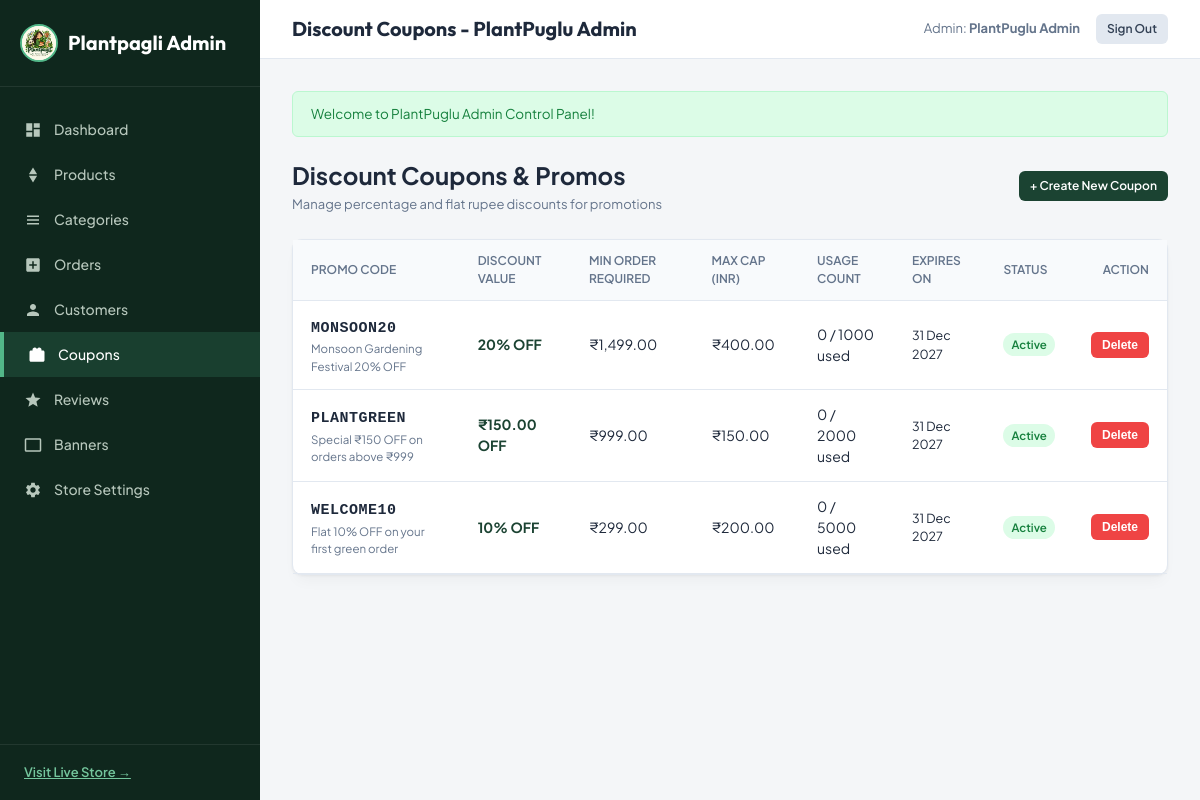
The page /admin/coupons (signed in) on the database its author committed.
### tables this page shows
CREATE TABLE `users` (
  `id` INT UNSIGNED AUTO_INCREMENT PRIMARY KEY,
  `name` VARCHAR(150) NOT NULL,
  `email` VARCHAR(191) NOT NULL UNIQUE,
  `phone` VARCHAR(25) NULL,
  `password` VARCHAR(255) NOT NULL,
  `role` ENUM('customer', 'admin') NOT NULL DEFAULT 'customer',
  `status` ENUM('active', 'inactive', 'suspended') NOT NULL DEFAULT 'active',
  `remember_token` VARCHAR(100) NULL,
  `reset_token` VARCHAR(100) NULL,
  `reset_expires_at` DATETIME NULL,
  `created_at` TIMESTAMP DEFAULT CURRENT_TIMESTAMP,
  `updated_at` TIMESTAMP DEFAULT CURRENT_TIMESTAMP ON UPDATE CURRENT_TIMESTAMP,
  INDEX `idx_users_email` (`email`),
  INDEX `idx_users_role` (`role`)
);

CREATE TABLE `coupons` (
  `id` INT UNSIGNED AUTO_INCREMENT PRIMARY KEY,
  `code` VARCHAR(50) NOT NULL UNIQUE,
  `description` VARCHAR(255) NULL,
  `discount_type` ENUM('percentage', 'fixed') NOT NULL DEFAULT 'percentage',
  `discount_value` DECIMAL(10, 2) NOT NULL,
  `min_order_amount` DECIMAL(10, 2) DEFAULT 0.00,
  `max_discount_amount` DECIMAL(10, 2) NULL,
  `usage_limit` INT UNSIGNED DEFAULT 1000,
  `used_count` INT UNSIGNED DEFAULT 0,
  `starts_at` DATETIME NULL,
  `expires_at` DATETIME NULL,
  `is_active` TINYINT(1) DEFAULT 1,
  `created_at` TIMESTAMP DEFAULT CURRENT_TIMESTAMP,
  `updated_at` TIMESTAMP DEFAULT CURRENT_TIMESTAMP ON UPDATE CURRENT_TIMESTAMP,
  INDEX `idx_coupon_code` (`code`)
);

### views/admin/coupons/index.php (the view, shortened to what the rows shown need)
<div style="display: flex; justify-content: space-between; align-items: center; margin-bottom: 24px;">
    <div>
        <h1 style="font-size: 24px; font-weight: 700;">Discount Coupons & Promos</h1>
        <span style="font-size: 13px; color: var(--text-muted);">Manage percentage and flat rupee discounts for promotions</span>
    </div>
    <a href="<?= url('/admin/coupons/create') ?>" class="btn btn-primary btn-sm">+ Create New Coupon</a>
</div>
<div class="card">
    <div class="card-body" style="padding: 0;">
        <div class="table-responsive">
            <table class="admin-table">
                <thead>
                    <tr>
                        <th>Promo Code</th>
                        <th>Discount Value</th>
                        <th>Min Order Required</th>
                        <th>Max Cap (INR)</th>
                        <th>Usage Count</th>
                        <th>Expires On</th>
                        <th>Status</th>
                        <th style="text-align: right;">Action</th>
                    </tr>
                </thead>
                <tbody>
                    <?php if (empty($coupons)): ?>
                        <tr><td colspan="8" style="text-align: center; padding: 30px;">No coupons found.</td></tr>
                    <?php else: ?>
                        <?php foreach ($coupons as $cp): ?>
                            <tr>
                                <td>
                                    <strong style="font-size:15px; letter-spacing:0.5px;"><code><?= e($cp['code']) ?></code></strong>
                                    <?php if (!empty($cp['description'])): ?>
                                        <div style="font-size:11.5px; color:var(--text-muted);"><?= e($cp['description']) ?></div>
                                    <?php endif; ?>
                                </td>
                                <td>
                                    <strong style="color:var(--primary);">
                                        <?= ($cp['discount_type'] === 'percentage') ? ((float)$cp['discount_value'] . '% OFF') : formatPrice($cp['discount_value']) . ' OFF' ?>
                                    </strong>
                                </td>
                                <td><?= formatPrice($cp['min_order_amount']) ?></td>
                                <td><?= !empty($cp['max_discount_amount']) ? formatPrice($cp['max_discount_amount']) : 'No Limit' ?></td>
                                <td><?= $cp['used_count'] ?> / <?= $cp['usage_limit'] ?> used</td>
                                <td style="font-size: 12.5px;"><?= !empty($cp['expires_at']) ? date('d M Y', strtotime($cp['expires_at'])) : 'Never' ?></td>
                                <td>
                                    <span class="badge-status badge-<?= $cp['is_active'] ? 'delivered' : 'cancelled' ?>">
                                        <?= $cp['is_active'] ? 'Active' : 'Disabled' ?>
                                    </span>
                                </td>
                                <td style="text-align: right;">
                                    <form action="<?= url('/admin/coupons/delete/' . $cp['id']) ?>" method="POST" onsubmit="return confirm('Delete this coupon?');">
                                        <button type="submit" class="btn btn-danger btn-sm">Delete</button>
                                    </form>
                                </td>
                            </tr>
                        <?php endforeach; ?>
                    <?php endif; ?>
                </tbody>
            </table>
        </div>
    </div>
</div>

### core/Router.php (shortened to what the rows shown need)
<?php
class Router {
    private array $routes = [];
    public function add(string $method, string $path, array|callable $handler, array $middleware = []): self {
        $this->routes[] = [
            'method' => strtoupper($method),
            'path' => '/' . trim($path, '/'),
            'handler' => $handler,
            'middleware' => $middleware,
        ];
        return $this;
    }
    public function dispatch(string $uri, string $method): void {
        $uri = '/' . trim(parse_url($uri, PHP_URL_PATH) ?? '/', '/');
        $method = strtoupper($method);
        foreach ($this->routes as $route) {
            if ($route['method'] !== $method && $route['method'] !== 'ANY') {
                continue;
            }
            $pattern = preg_replace('/\{([a-zA-Z0-9_]+)\}/', '(?P<$1>[^/]+)', $route['path']);
            $pattern = '#^' . $pattern . '$#i';
            if (preg_match($pattern, $uri, $matches)) {
                $params = array_filter($matches, fn($k) => !is_numeric($k), ARRAY_FILTER_USE_KEY);
                $this->runMiddleware($route['middleware']);
                $this->executeHandler($route['handler'], $params);
                return;
            }
        }
    }
    private function runMiddleware(array $middlewares): void {
        foreach ($middlewares as $mw) {
            if ($mw === 'auth') {
                if (!Auth::check()) {
                    Session::flash('error', 'Please log in to continue.');
                    redirect('/login');
                }
            } elseif ($mw === 'admin') {
                if (!Auth::check() || !Auth::isAdmin()) {
                    Session::flash('error', 'Administrator access required.');
                    redirect('/login');
                }
            } elseif ($mw === 'guest') {
                if (Auth::check()) {
                    redirect('/');
                }
            }
        }
    }
    private function executeHandler(array|callable $handler, array $params): void {
        if (is_array($handler) && count($handler) === 2) {
            [$class, $action] = $handler;
            $controller = new $class();
            call_user_func_array([$controller, $action], $params);
            return;
        }
        throw new Exception("Invalid route handler definition.");
    }
}

### views/layouts/admin.php (shortened to what the rows shown need)
<?php
$user = Auth::user();
$currentUri = $_SERVER['REQUEST_URI'] ?? '';
?>
<!DOCTYPE html>
<html lang="en">
<head>
    <link rel="stylesheet" href="<?= asset('css/admin.css') ?>">
</head>
<body>
    <div class="admin-layout">
        <aside class="admin-sidebar">
            <div class="sidebar-brand">
                <img src="<?= asset('images/logo.png') ?>" alt="Plantpagli Logo" style="height:38px; width:38px; border-radius:50%; object-fit:cover; border:2px solid var(--accent); background:#fff; flex-shrink:0;">
                <span>Plantpagli Admin</span>
            </div>
            <ul class="sidebar-nav">
                <li>
                    <a href="<?= url('/admin') ?>" class="<?= $currentUri === '/admin' ? 'active' : '' ?>">
                        <svg viewBox="0 0 24 24"><path d="M3 13h8V3H3v10zm0 8h8v-6H3v6zm10 0h8V11h-8v10zm0-18v6h8V3h-8z"/></svg>
                        <span>Dashboard</span>
                    </a>
                </li>
                <li>
                    <a href="<?= url('/admin/products') ?>" class="<?= str_starts_with($currentUri, '/admin/products') ? 'active' : '' ?>">
                        <svg viewBox="0 0 24 24"><path d="M12 2l-5.5 9h11zM12 22l5.5-9h-11z"/></svg>
                        <span>Products</span>
                    </a>
                </li>
                <li>
                    <a href="<?= url('/admin/categories') ?>" class="<?= str_starts_with($currentUri, '/admin/categories') ? 'active' : '' ?>">
                        <svg viewBox="0 0 24 24"><path d="M4 6h16v2H4zm0 5h16v2H4zm0 5h16v2H4z"/></svg>
                        <span>Categories</span>
                    </a>
                </li>
                <li>
                    <a href="<?= url('/admin/orders') ?>" class="<?= str_starts_with($currentUri, '/admin/orders') ? 'active' : '' ?>">
                        <svg viewBox="0 0 24 24"><path d="M19 3H5c-1.1 0-2 .9-2 2v14c0 1.1.9 2 2 2h14c1.1 0 2-.9 2-2V5c0-1.1-.9-2-2-2zm-2 10h-4v4h-2v-4H7v-2h4V7h2v4h4v2z"/></svg>
                        <span>Orders</span>
                    </a>
                </li>
                <li>
                    <a href="<?= url('/admin/customers') ?>" class="<?= str_starts_with($currentUri, '/admin/customers') ? 'active' : '' ?>">
                        <svg viewBox="0 0 24 24"><path d="M12 12c2.21 0 4-1.79 4-4s-1.79-4-4-4-4 1.79-4 4 1.79 4 4 4zm0 2c-2.67 0-8 1.34-8 4v2h16v-2c0-2.66-5.33-4-8-4z"/></svg>
                        <span>Customers</span>
                    </a>
                </li>
                <li>
                    <a href="<?= url('/admin/coupons') ?>" class="<?= str_starts_with($currentUri, '/admin/coupons') ? 'active' : '' ?>">
                        <svg viewBox="0 0 24 24"><path d="M20 6h-2.18c.11-.31.18-.65.18-1 0-1.66-1.34-3-3-3-1.05 0-1.96.54-2.5 1.35l-.5.65-.5-.65C10.96 2.54 10.05 2 9 2 7.34 2 6 3.34 6 5c0 .35.07.69.18 1H4c-1.11 0-1.99.89-1.99 2L2 19c0 1.11.89 2 2 2h16c1.11 0 2-.89 2-2V8c0-1.11-.89-2-2-2z"/></svg>
                        <span>Coupons</span>
                    </a>
                </li>
                <li>
                    <a href="<?= url('/admin/reviews') ?>" class="<?= str_starts_with($currentUri, '/admin/reviews') ? 'active' : '' ?>">
                        <svg viewBox="0 0 24 24"><path d="M12 17.27L18.18 21l-1.64-7.03L22 9.24l-7.19-.61L12 2 9.19 8.63 2 9.24l5.46 4.73L5.82 21z"/></svg>
                        <span>Reviews</span>
                    </a>
                </li>
                <li>
                    <a href="<?= url('/admin/banners') ?>" class="<?= str_starts_with($currentUri, '/admin/banners') ? 'active' : '' ?>">
                        <svg viewBox="0 0 24 24"><path d="M21 3H3c-1.1 0-2 .9-2 2v14c0 1.1.9 2 2 2h18c1.1 0 2-.9 2-2V5c0-1.1-.9-2-2-2zm0 16H3V5h18v14z"/></svg>
                        <span>Banners</span>
                    </a>
                </li>
                <li>
                    <a href="<?= url('/admin/settings') ?>" class="<?= str_starts_with($currentUri, '/admin/settings') ? 'active' : '' ?>">
                        <span>Store Settings</span>
                    </a>
                </li>
            </ul>
            <div class="sidebar-footer">
                <a href="<?= url('/') ?>" target="_blank" style="color:#74c69d;font-weight:600;display:flex;align-items:center;gap:6px;">
                    <span>Visit Live Store &rarr;</span>
                </a>
            </div>
        </aside>
        <div class="admin-main">
            <header class="admin-topbar">
                <h2><?= e($title ?? 'Control Center') ?></h2>
                <div class="topbar-actions">
                    <span style="font-size:13px;color:var(--text-muted);">
                        Admin: <strong><?= e($user['name'] ?? 'Super Admin') ?></strong>
                    </span>
                    <a href="<?= url('/logout') ?>" class="btn btn-secondary btn-sm">Sign Out</a>
                </div>
            </header>
            <main class="admin-content">
                <?php if ($success = Session::getFlash('success')): ?>
                    <div class="alert alert-success">
                        <?= e($success) ?>
                    </div>
                <?php endif; ?>
                <?= $content ?>
            </main>
        </div>
    </div>
</body>
</html>

### rows shown on the page
users: name "PlantPuglu Admin"
coupons: code "MONSOON20", description "Monsoon Gardening Festival 20% OFF", discount_value "20", min_order_amount "₹1,499.00", max_discount_amount "₹400.00", used_count "0", usage_limit "1000", expires_at "31 Dec 2027", is_active "Active"
coupons: code "PLANTGREEN", description "Special ₹150 OFF on orders above ₹999", discount_value "₹150.00", min_order_amount "₹999.00", max_discount_amount "₹150.00", used_count "0", usage_limit "2000", expires_at "31 Dec 2027", is_active "Active"
coupons: code "WELCOME10", description "Flat 10% OFF on your first green order", discount_value "10", min_order_amount "₹299.00", max_discount_amount "₹200.00", used_count "0", usage_limit "5000", expires_at "31 Dec 2027", is_active "Active"
